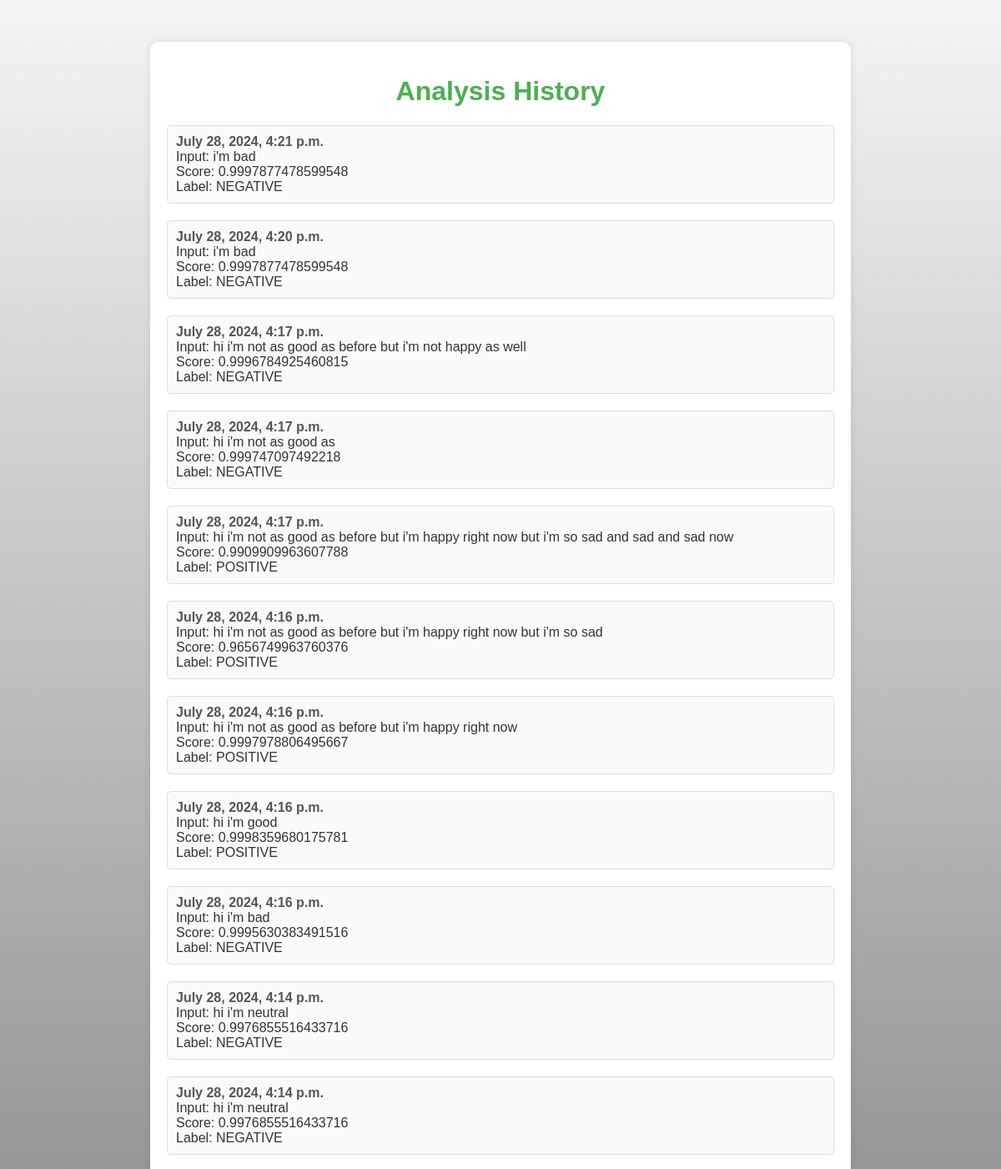
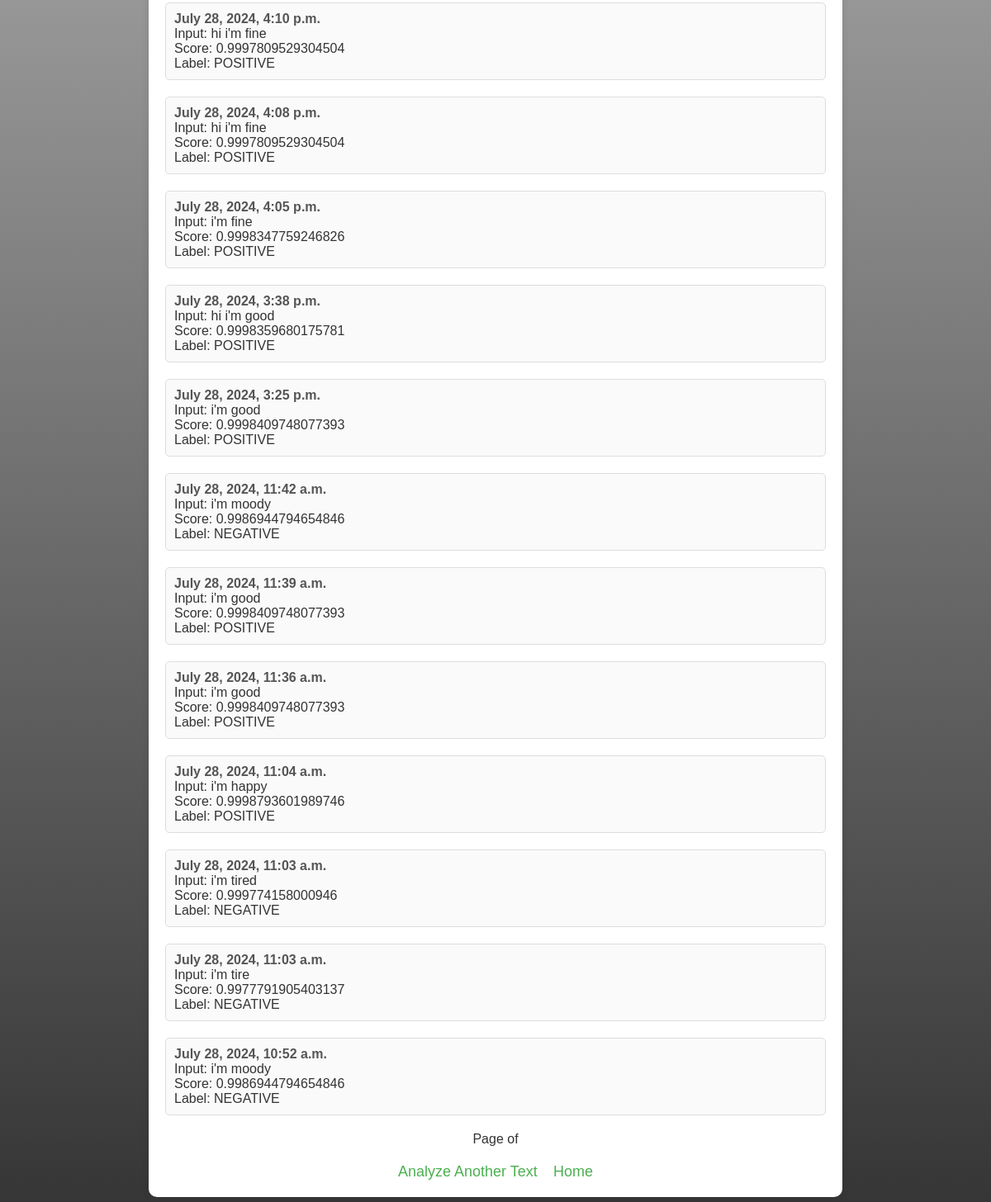
The page /history/ on the database its author committed (2 pictures, top to bottom).
### Analyser/models.py (models this page shows, shortened)
class SentimentAnalysis(models.Model):
    user_input = models.TextField()
    sentiment_score = models.FloatField()
    sentiment_label = models.CharField(max_length=20)
    created_at = models.DateTimeField(auto_now_add=True)

### Analyser/views.py (the view)
# urls.py: path('history/', views.history, name='history'),
def history(request):
    analyses = SentimentAnalysis.objects.all().order_by('-created_at')
    return render(request, 'history.html', {'analyses': analyses})

### Analyser/templates/history.html (shortened to what this page needs)
<!DOCTYPE html>
<html lang="en">
<head>
</head>
<body>
    <div class="container">
        <h1>Analysis History</h1>
        <ul>
            {% if analyses %}
                {% for analysis in analyses %}
                <li>
                    <strong>{{ analysis.created_at }}</strong><br>
                    Input: {{ analysis.user_input }}<br>
                    Score: {{ analysis.sentiment_score }}<br>
                    Label: {{ analysis.sentiment_label }}<br>
                </li>
                {% endfor %}
            {% else %}
                <li>No analysis history found.</li>
            {% endif %}
        </ul>
        <div class="pagination">
            <span>Page {{ analyses.number }} of {{ analyses.paginator.num_pages }}</span>
        </div>
        <div style="text-align: center; margin-top: 20px;">
            <a href="{% url 'analyze_sentiment' %}" style="font-size: 18px; color: #4CAF50; text-decoration: none;">Analyze Another Text</a>
            <a href="{% url 'index' %}" style="font-size: 18px; color: #4CAF50; text-decoration: none; margin-left: 15px;">Home</a>
        </div>
    </div>
</body>
</html>

### Analyser/templates/history.html (style rules this page uses)
body { font-family: 'Arial', sans-serif; background: linear-gradient(to bottom, #f4f4f4, #333); color: #333; margin: 0; padding: 0; }
.container { max-width: 800px; margin: 50px auto; padding: 20px; background-color: #fff; box-shadow: 0 0 10px rgba(0, 0, 0, 0.1); border-radius: 10px; }
h1 { text-align: center; color: #4CAF50; }
ul { list-style-type: none; padding: 0; }
li { margin-bottom: 20px; padding: 10px; background-color: #fafafa; border: 1px solid #ddd; border-radius: 5px; }
strong { color: #555; }
a { text-decoration: none; color: #4CAF50; }
.pagination { display: flex; justify-content: center; align-items: center; margin-top: 20px; }
.pagination span { margin: 0 5px; }

### rows shown on the page
SentimentAnalysis: created_at "July 28, 2024, 4:21 p.m.", user_input "i'm bad", sentiment_score "0.9997877478599548", sentiment_label "NEGATIVE"
SentimentAnalysis: created_at "July 28, 2024, 4:20 p.m.", user_input "i'm bad", sentiment_score "0.9997877478599548", sentiment_label "NEGATIVE"
SentimentAnalysis: created_at "July 28, 2024, 4:17 p.m.", user_input "hi i'm not as good as before but i'm not happy as well", sentiment_score "0.9996784925460815", sentiment_label "NEGATIVE"
SentimentAnalysis: created_at "July 28, 2024, 4:17 p.m.", user_input "hi i'm not as good as", sentiment_score "0.999747097492218", sentiment_label "NEGATIVE"
SentimentAnalysis: created_at "July 28, 2024, 4:17 p.m.", user_input "hi i'm not as good as before but i'm happy right now but i'm so sad and sad and sad now", sentiment_score "0.9909909963607788", sentiment_label "POSITIVE"
SentimentAnalysis: created_at "July 28, 2024, 4:16 p.m.", user_input "hi i'm not as good as before but i'm happy right now but i'm so sad", sentiment_score "0.9656749963760376", sentiment_label "POSITIVE"
SentimentAnalysis: created_at "July 28, 2024, 4:16 p.m.", user_input "hi i'm not as good as before but i'm happy right now", sentiment_score "0.9997978806495667", sentiment_label "POSITIVE"
SentimentAnalysis: created_at "July 28, 2024, 4:16 p.m.", user_input "hi i'm good", sentiment_score "0.9998359680175781", sentiment_label "POSITIVE"
SentimentAnalysis: created_at "July 28, 2024, 4:16 p.m.", user_input "hi i'm bad", sentiment_score "0.9995630383491516", sentiment_label "NEGATIVE"
SentimentAnalysis: created_at "July 28, 2024, 4:14 p.m.", user_input "hi i'm neutral", sentiment_score "0.9976855516433716", sentiment_label "NEGATIVE"
SentimentAnalysis: created_at "July 28, 2024, 4:14 p.m.", user_input "hi i'm neutral", sentiment_score "0.9976855516433716", sentiment_label "NEGATIVE"
SentimentAnalysis: created_at "July 28, 2024, 4:10 p.m.", user_input "hi i'm fine", sentiment_score "0.9997809529304504", sentiment_label "POSITIVE"
SentimentAnalysis: created_at "July 28, 2024, 4:08 p.m.", user_input "hi i'm fine", sentiment_score "0.9997809529304504", sentiment_label "POSITIVE"
SentimentAnalysis: created_at "July 28, 2024, 4:05 p.m.", user_input "i'm fine", sentiment_score "0.9998347759246826", sentiment_label "POSITIVE"
SentimentAnalysis: created_at "July 28, 2024, 3:38 p.m.", user_input "hi i'm good", sentiment_score "0.9998359680175781", sentiment_label "POSITIVE"
SentimentAnalysis: created_at "July 28, 2024, 3:25 p.m.", user_input "i'm good", sentiment_score "0.9998409748077393", sentiment_label "POSITIVE"
SentimentAnalysis: created_at "July 28, 2024, 11:42 a.m.", user_input "i'm moody", sentiment_score "0.9986944794654846", sentiment_label "NEGATIVE"
SentimentAnalysis: created_at "July 28, 2024, 11:39 a.m.", user_input "i'm good", sentiment_score "0.9998409748077393", sentiment_label "POSITIVE"
SentimentAnalysis: created_at "July 28, 2024, 11:36 a.m.", user_input "i'm good", sentiment_score "0.9998409748077393", sentiment_label "POSITIVE"
SentimentAnalysis: created_at "July 28, 2024, 11:04 a.m.", user_input "i'm happy", sentiment_score "0.9998793601989746", sentiment_label "POSITIVE"
SentimentAnalysis: created_at "July 28, 2024, 11:03 a.m.", user_input "i'm tired", sentiment_score "0.999774158000946", sentiment_label "NEGATIVE"
SentimentAnalysis: created_at "July 28, 2024, 11:03 a.m.", user_input "i'm tire", sentiment_score "0.9977791905403137", sentiment_label "NEGATIVE"
SentimentAnalysis: created_at "July 28, 2024, 10:52 a.m.", user_input "i'm moody", sentiment_score "0.9986944794654846", sentiment_label "NEGATIVE"
